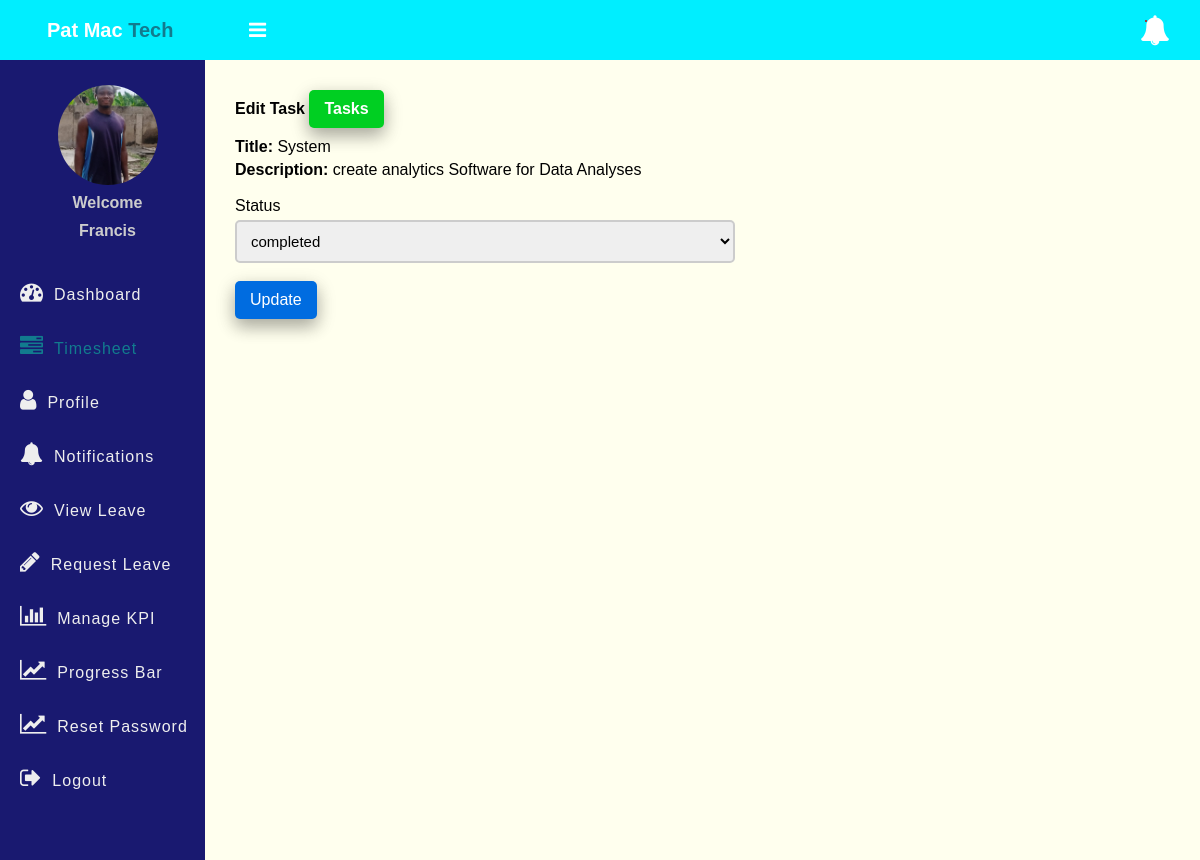
The page /Resources/edit-task-employee.php?id=28 (signed in) on the database its author committed.
### tables this page shows
CREATE TABLE `tasks` (
  `id` int(11) NOT NULL,
  `title` varchar(100) NOT NULL,
  `description` text DEFAULT NULL,
  `assigned_to` int(11) DEFAULT NULL,
  `due_date` date DEFAULT NULL,
  `status` enum('pending','in_progress','completed') DEFAULT 'pending',
  `created_at` timestamp NOT NULL DEFAULT current_timestamp()
);

### app/Model/Task.php (called while the page is built, shortened)
<?php
function get_task_by_id($conn, $id){
	$sql = "SELECT * FROM tasks WHERE id =? ";
	$stmt = $conn->prepare($sql);
	$stmt->execute([$id]);
	if($stmt->rowCount() > 0){
		$task = $stmt->fetch();
	}else $task = 0;
	return $task;
}

### Resources/edit-task-employee.php (the view, shortened to what this page needs)
<?php
if (isset($_SESSION['role']) && isset($_SESSION['id']) && $_SESSION['role'] == "employee") {
    include "../inc/DB_connection.php";
    include "../app/Model/Task.php";
    include "../app/Model/User.php";
    $id = $_GET['id'];
    $task = get_task_by_id($conn, $id);
 ?>
<!DOCTYPE html>
<html>
<head>
	<link rel="stylesheet" href="https://stackpath.bootstrapcdn.com/font-awesome/4.7.0/css/font-awesome.min.css">
	<link rel="stylesheet" href="../css/style.css">
</head>
<body>
	<?php include "../inc/header.php" ?>
	<div class="body">
		<?php include "../inc/nav.php" ?>
		<section class="section-1">
			<h4 class="title">Edit Task <a href="my_task.php">Tasks</a></h4>
			<form class="form-1"
			      method="POST"
			      action="../app/update-task-employee.php">
				<div class="input-holder">
					<p><b>Title: </b><?=$task['title']?></p>
				</div>
				<div class="input-holder">
					<p><b>Description: </b><?=$task['description']?></p>
				</div><br>
            <div class="input-holder">
					<lable>Status</lable>
					<select name="status" class="input-1">
						<option <?php if( $task['status'] == "completed") echo"selected"; ?>>completed</option>
					</select><br>
				</div>
				<button class="edit-btn">Update</button>
			</form>
		</section>
	</div>
</body>
</html>
<?php }else{
   $em = "First login";
   header("Location: login.php?error=$em");
   exit();
}
 ?>

### css/style.css (style rules this page uses)
* { padding: 0; margin: 0; box-sizing: border-box; font-family: arial, sans-serif; }
body { background-image: url("") ; background-position: center; background-repeat: no-repeat; background-size: cover; }
.body { display: flex; background: url("../img/patmac.jpg") no-repeat center center/cover; }
.section-1 { padding: 30px; }
.section-1 .title { margin-bottom: 10px; }
.section-1 .title a { text-decoration: none; display: inline-block; padding-left: 10px; border: none; background: #00CF22; padding: 10px 15px; color: #fff; font-size: 16px; border-radius: 5px; cursor: pointer; outline: none; transition: background 1s; box-shadow: 0 8px 16px 0 rgba(0,0,0,0.2), 0 6px 20px 0 rgba(0,0,0,0.19); }
.section-1 { width: 100%; background: #ffe; }
.edit-btn { text-decoration: none; display: inline-block; padding-left: 10px; border: none; background: #006CE0; padding: 10px 15px; color: #fff; font-size: 16px; border-radius: 5px; cursor: pointer; outline: none; transition: background 1s; box-shadow: 0 8px 16px 0 rgba(0,0,0,0.2), 0 6px 20px 0 rgba(0,0,0,0.19); }
.form-1 { width: 90%; max-width: 500px; }
.input-holder lable { display: block; margin-bottom: 5px; }
.input-1 { border: 2px solid #ccc; width: 100%; padding: 10px; font-size: 15px; outline: none; border-radius: 5px; display: block; }

### rows shown on the page
tasks: title "System", description "create analytics Software for Data Analyses", status "completed"

### other values the page prints
$_SESSION['username'] "Francis"
